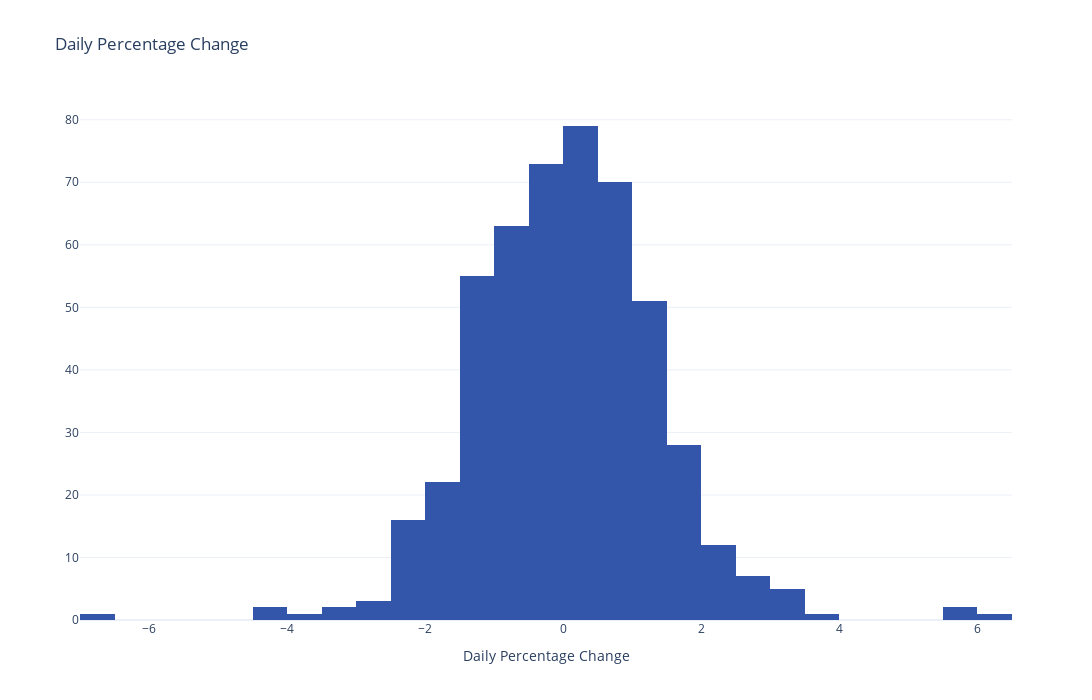

Here is the notebook cell this chart was saved with:
### Markdown cell above
### Section 5
Histogram Analysis

### Code cell
daily_perc = dict(x = df['Day_Perc_Change'], 
                  name = 'Daily Percentage Change',
                  nbinsx = 30,
                  marker = dict(color = '#3456aa'))
layout = dict(title = 'Daily Percentage Change', 
              xaxis_title = 'Daily Percentage Change', 
              autosize = False, 
              template = "plotly_dark" if THEME.lower() == 'dark' else 'plotly_white',
              width = 1300, 
              height = 700)
fig = go.Figure(data = go.Histogram(daily_perc),
                layout = layout)

fig.show()

### Figure 1 — Plotly figure (JSON) as saved in the notebook; plotly's stock layout.template omitted (floating-point values rounded to 4 significant figures; data arrays with more than 128 entries replaced by an {"elided": "..."} marker saying what was removed)
{"data": [{"marker": {"color": "#3456aa"}, "name": "Daily Percentage Change", "nbinsx": 30, "type": "histogram", "x": {"elided": "494 float values"}}], "layout": {"autosize": false, "height": 700, "title": {"text": "Daily Percentage Change"}, "width": 1300, "xaxis": {"title": {"text": "Daily Percentage Change"}}}}
